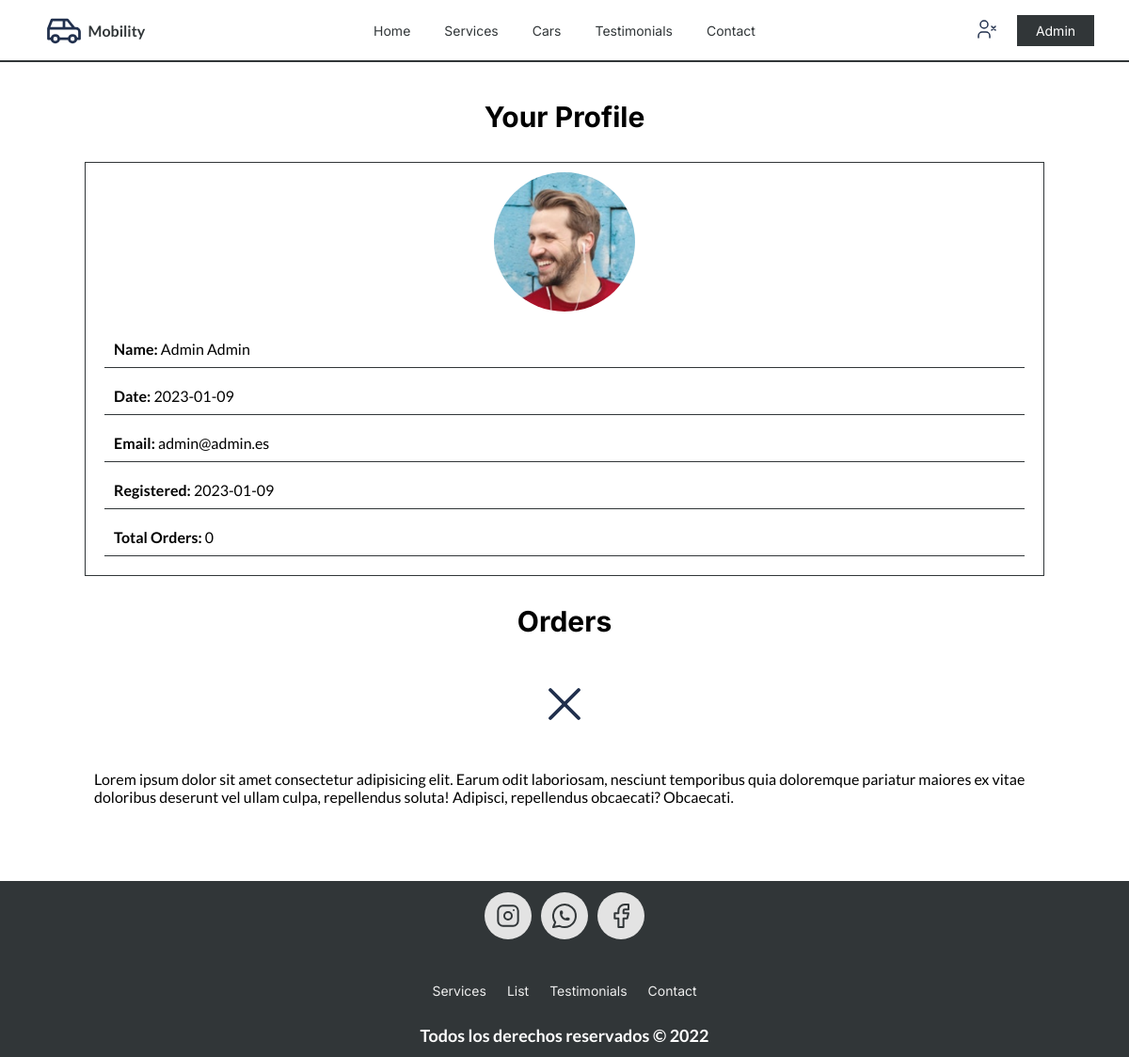
Before: /user/index (signed in) with the older database file.
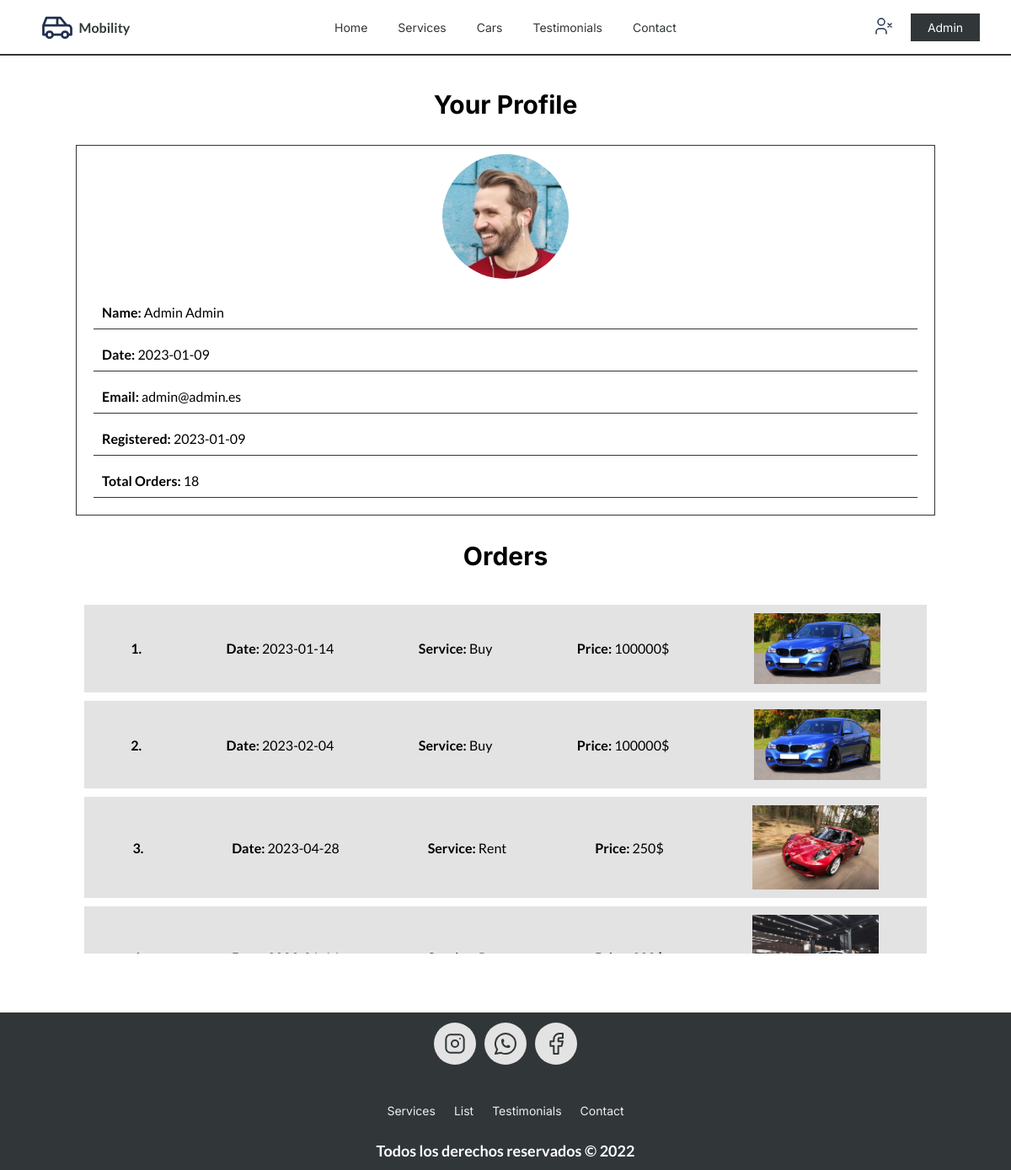
After: the same page with the newer database file.
### tables this page shows
CREATE TABLE `orders` (
  `id_order` int NOT NULL AUTO_INCREMENT,
  `id_user` int NOT NULL,
  `id_car` int NOT NULL,
  `date` varchar(12) NOT NULL,
  `service` varchar(4) NOT NULL,
  `price` int NOT NULL,
  PRIMARY KEY (`id_order`,`id_user`,`id_car`),
  KEY `fk_testimonials_users1_idx` (`id_user`),
  KEY `fk_testimonials_cars1_idx` (`id_car`),
  CONSTRAINT `fk_testimonials_cars1` FOREIGN KEY (`id_car`) REFERENCES `cars` (`id_car`),
  CONSTRAINT `fk_testimonials_users1` FOREIGN KEY (`id_user`) REFERENCES `users` (`id_user`)
);

CREATE TABLE `cars` (
  `id_car` int NOT NULL AUTO_INCREMENT,
  `brand` varchar(20) NOT NULL,
  `model` varchar(35) NOT NULL,
  `price` int NOT NULL,
  `price_rent` int NOT NULL,
  `age` int NOT NULL,
  `date_creation` varchar(12) NOT NULL,
  `image` varchar(50) DEFAULT NULL,
  `description` varchar(255) NOT NULL,
  `state` tinyint NOT NULL DEFAULT '1',
  `kilometers` int NOT NULL DEFAULT '0',
  `seats` int NOT NULL DEFAULT '2',
  `type_gas` varchar(10) NOT NULL DEFAULT 'oil',
  `id_user` int NOT NULL,
  PRIMARY KEY (`id_car`,`id_user`),
  KEY `fk_cars_users1_idx` (`id_user`),
  CONSTRAINT `fk_cars_users1` FOREIGN KEY (`id_user`) REFERENCES `users` (`id_user`)
);

### config/db.php (called while the page is built)
<?php
class Database {
    public static function connect() {
        $db = new mysqli('localhost','root','root','car_rental');
        return $db;
    }
}

### models/user.php (called while the page is built, shortened)
<?php
class User {
	private $db;
    public function __construct() {
		$this->db = Database::connect();
	}
	public function getAllOrders() {
        $sql = "SELECT O.date, O.service, O.price, C.image
		FROM users U
		JOIN orders O ON O.id_user = U.id_user
		JOIN cars C ON O.id_car = C.id_car;";
        $user_info = $this->db->query($sql);
        return $user_info;
    }
}

### views/user/index.php (the view, shortened to what this page needs)
<section class="contenedor">
    <h1 class="text-center">Your Profile</h1>
    <div class="user-info">
        <div class="user-column">
            <div id="user-info-br">
                <img class="user-profile-pic" src="<?php echo base_url . "uploads/images/users/" . $_SESSION["identity"]->imagen ?>">
                <div class="user">
                    <p><b>Name: </b><?php echo $_SESSION["identity"]->name . " " . $_SESSION["identity"]->surname?></p>
                    <p><b>Date: </b><?php echo $_SESSION["identity"]->date ?></p>
                    <p><b>Email: </b><?php echo $_SESSION["identity"]->email ?></p>
                    <p><b>Registered: </b><?php echo $_SESSION["identity"]->date_creation ?></p>
                    <p><b>Total Orders: </b><?php echo $user_info->num_rows ?></p>
                </div>
            </div>
        </div>
        <div class="orders-user">
                <h1 class="text-center">Orders</h1>
                <?php if($user_info->num_rows > 0 ) : ?>
                    <div class="user-orders">
                        <?php $index = 1; while ($info = $user_info->fetch_object()) :?>
                            <div class="user-order">
                                <p><b><?php echo $index?>. </b></p>
                                <p><b>Date:</b> <?php echo $info->date ?></p>
                                <p><b>Service:</b> <?php echo $info->service ?></p>
                                <p><b>Price:</b> <?php echo $info->price ?>$</p>
                                <img class="order-car-pic" src="<?php echo base_url . "uploads/images/" . $info->image ?>">
                                <?php $index += 1; ?>
                            </div>
                        <?php endwhile; ?>
                    </div>
                <?php else :?>
                    <p>Lorem ipsum dolor sit amet consectetur adipisicing elit. Earum odit laboriosam, nesciunt temporibus quia doloremque pariatur maiores ex vitae doloribus deserunt vel ullam culpa, repellendus soluta! Adipisci, repellendus obcaecati? Obcaecati.</p>
                <?php endif;?>
            </div>
    </div>
</section>

### views/layout/header.php (shortened to what this page needs)
<!DOCTYPE html>
<html>
<head>
    <link rel="stylesheet" href="<?= base_url ?>assets/css/estilos.css">
</head>
<body>
    <header class="header">
        <nav class="navigation">
            <div class="logo">
                <p id="logo-text"><b>Mobility</b></p>
            </div>
            <div class="pages">
                <a class="page" href="<?php base_url ?>/">Home</a>
                <a class="page" <?php if ($_SERVER['REQUEST_URI'] !== "/") {  ?> href="<?php echo base_url ?>#services" <?php } ?> href="<?php base_url ?>#services">Services</a>
                <a class="page" <?php if ($_SERVER['REQUEST_URI'] !== "/") {  ?> href="<?php echo base_url ?>#list" <?php } ?> href="<?php base_url ?>#list">Cars</a>
                <a class="page" <?php if ($_SERVER['REQUEST_URI'] !== "/") {  ?> href="<?php echo base_url ?>#testimonials" <?php } ?> href="<?php base_url ?>#testimonials">Testimonials</a>
                <a class="page" <?php if ($_SERVER['REQUEST_URI'] !== "/") {  ?> href="<?php echo base_url ?>#contact" <?php } ?> href="<?php base_url ?>#contact">Contact</a>
            </div>
            <div class="option">
                <?php if(!isset($_SESSION["identity"])) : ?>
                    <a class="btn btn-primary" href="<?php base_url ?>/user/register">Register</a>
                    <a class="btn btn-primary" href="<?php base_url ?>/user/login">Login</a>
                <?php else : ?>
                    <a href="<?php echo base_url?>user/logout">
                    </a>
                    <a class="btn btn-primary" href="<?php echo base_url?>user/index"><?php echo $_SESSION["identity"]->name ?></a>
                <?php endif; ?>
            </div>
        </nav>
    </header>

### index.php (shortened to what this page needs)
<?php
require_once 'config/db.php';
require_once 'views/layout/header.php';
if(isset($_GET['controller'])) {
    $nombre_controlador = $_GET['controller'].'Controller';
} elseif (!isset($_GET['controller']) && !isset($_GET['action'])) {
    $nombre_controlador = controller_default;
} else {
    show_error();
    exit();
}
if(class_exists($nombre_controlador)) {
    $controlador = new $nombre_controlador();
    if(isset($_GET['action']) && method_exists($controlador, $_GET['action'])) {
        $action = $_GET['action'];
        $controlador->$action();
    } elseif (!isset($_GET['controller']) && !isset($_GET['action'])) {
        $action_default = action_default;
        $controlador->$action_default();
    }
    else {
        show_error();
    }
} else {
    show_error();
}
require_once 'views/layout/footer.php';
?>

### controllers/UserController.php (shortened to what this page needs)
<?php
require_once 'models/user.php';
class userController {
    public function index() {
        if(!isset($_SESSION["identity"])) {
            require_once './views/user/login.php';
        } else {
            $user = new User();
            $user_info = $user->getAllOrders();
            require_once './views/user/index.php';
        }
    }
}

### views/layout/footer.php (shortened to what this page needs)
<footer class="footer">
    <div class="footer-nav">
        <div class="footer-info">
            <div class="icon-circle">
            </div>
            <div class="icon-circle">
            </div>
            <div class="icon-circle">
            </div>
        </div>
        <div class="footer-info">
            <a href="#services">services</a>
            <a href="#list">list</a>
            <a href="#testimonials">testimonials</a>
            <a href="#contact">contact</a>
        </div>
    </div>
    <p class="footer-copy">Todos los derechos reservados &copy; 2022</p>
</footer>
</body>
</html>

### assets/css/estilos.css (style rules this page uses)
:root { --primary-color: #313638; --secondary-color: #e3e3e3; --white: #fff; --separacion: 3rem; --primary-font: 'Inter', sans-serif; --secondary-font: 'Lato', sans-serif; }
*, *:before, *:after { box-sizing: inherit; }
html { box-sizing: border-box; font-family: var(--primary-font); font-size: 62.5%; scroll-behavior: smooth; }
body { margin: 0; display: flex; flex-direction: column; align-items: center; height: 100vh; justify-content: space-between; }
h1,h2,h3 { margin: 0; }
h1 { font-size: 3rem; }
p { font-size: 1.6rem; font-weight: 400; font-family: var(--secondary-font); margin: 0; }
a { text-decoration: none; font-size: 1.4rem; color: black; cursor: pointer; }
.contenedor { max-width: 120rem; width: 90%; margin: 4rem auto; }
.text-center { text-align: center; }
.btn { width: 82px; padding: 0.8rem; text-align: center; cursor: pointer; }
.btn-primary { background-color: var(--primary-color); color: var(--white); }
.header { width: 100%; }
.navigation { display: flex; flex-direction: row; justify-content: space-between; align-items: center; padding-top: 1rem; padding-bottom: 1rem; color: var(--primary-color); background-color: white; border-bottom: 2px solid var(--primary-color); width: 100%; margin-left: auto; margin-right: auto; }
.logo { display: flex; flex-direction: row; align-items: center; justify-content: center; width: 200px; gap: 0.4rem; }
p#logo-text { color: var(--primary-color); }
.pages { display: flex; flex-direction: row; gap: 2rem; }
.page { padding: 0.8rem; text-transform: capitalize; }
a.page { color: var(--primary-color); }
.option { display: flex; flex-direction: row; align-items: center; justify-content: center; gap: 2rem; width: 200px; }
.orders-user { display: flex; flex-direction: column; gap: 2rem; align-items: center; justify-content: flex-start; width: 100%; height: 100%; margin-left: auto; margin-right: auto; max-height: 500px; overflow: auto; }
.orders-user > * { padding: 1rem; }
.user-info { display: flex; flex-direction: column; justify-items: center; padding: var(--separacion); min-height: 500px; width: 100%; gap: 2rem; align-items: center; }
.user { display: flex; flex-direction: column; align-items: flex-start; justify-content: flex-start; gap: 1rem; padding: 2rem; width: 100%; height: 100%; }
.user p { width: 100%; border-bottom: 1px solid var(--primary-color); padding: 1rem; }
.user-profile-pic { margin-top: 1rem; width: 150px; border-radius: 50%; }
.user-column { width: 100%; }
.user-orders { display: flex; flex-direction: column; gap: 1rem; width: 100%; color: #000; }
.order-car-pic { width: 150px; }
#user-info-br { display: flex; flex-direction: column; align-items: center; width: 100%; border: 1px solid var(--primary-color); }
.user-order { display: flex; flex-direction: row; align-items: center; justify-content: space-around; background-color: var(--secondary-color); padding: 1rem; gap: 1rem; text-transform: capitalize; }
.footer { border-top: 2px solid var(--primary-color); background-color: var(--primary-color); color: white; display: flex; flex-direction: column; align-self: center; justify-content: center; gap: 1rem; justify-items: center; width: 100%; align-items: center; }
.footer-nav { display: flex; flex-direction: column; align-items: center; justify-content: center; gap: 4rem; margin-top: 1rem; }
.footer-info { display: flex; flex-direction: row; gap: 1rem; text-transform: capitalize; }
.footer-info a { color: #eee; padding: 0.6rem; }
.footer-copy { margin: 1.2rem; font-size: 18px; font-weight: bolder; }
.icon-circle { border-radius: 50%; display: flex; flex-direction: row; align-items: center; justify-content: center; width: 50px; height: 50px; background-color: #e3e3e3; cursor: pointer; }

Changed rows visible on the page:
added orders: date "2023-01-14", service "Buy", price "100000", cars.image (picture)
added orders: date "2023-02-04", service "Buy", price "100000", cars.image (picture)
added orders: date "2023-04-28", service "Rent", price "250", cars.image (picture)
added orders: cars.image (picture)
Other visible differences:
$user_info->num_rows: "0" → "18"
text no longer shown: "Lorem ipsum dolor sit amet consectetur adipisicing elit. Earum odit laboriosam, nesciunt temporibus quia doloremque pariatur maiores ex vitae doloribus deserunt vel ullam culpa, repellendus soluta! Adipisci, repellendus obcaecati? Obcaecati."
